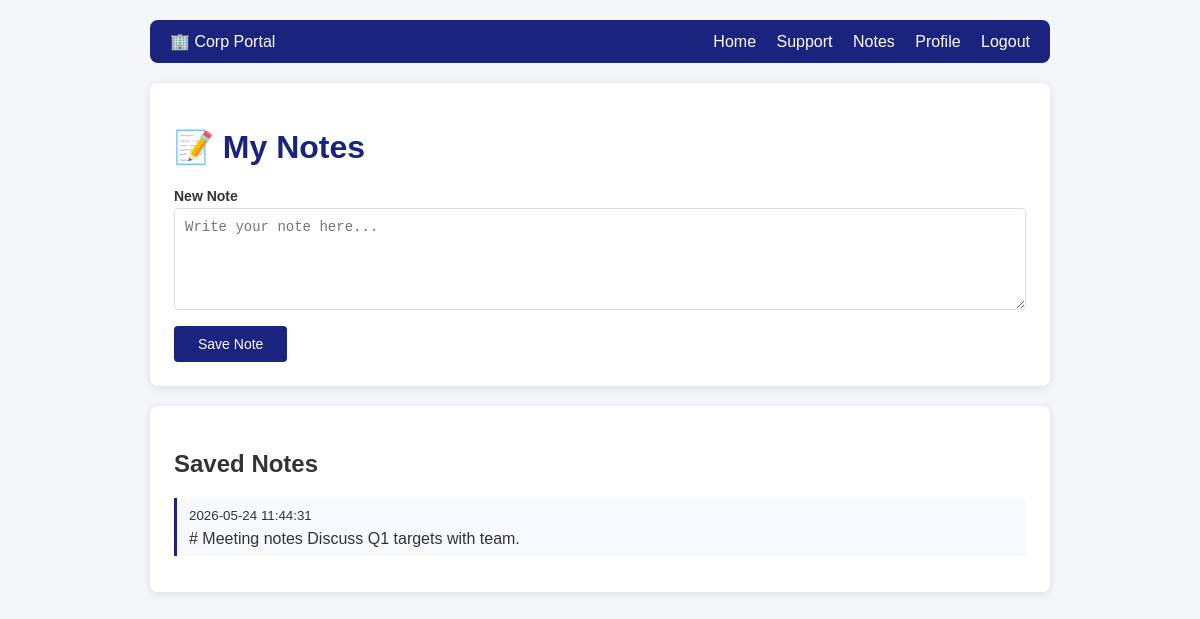
/portal/src/notes.php (signed in), run on the app's committed database.
### tables this page shows
CREATE TABLE IF NOT EXISTS notes (
    id         INT AUTO_INCREMENT PRIMARY KEY,
    user_id    INT,
    content    TEXT,
    created_at TIMESTAMP DEFAULT CURRENT_TIMESTAMP,
    FOREIGN KEY (user_id) REFERENCES users(id)
);

### portal/src/notes.php (the view, shortened to what this page needs)
<?php
require_once __DIR__ . '/db.php';
$stmt = $pdo->prepare("SELECT id, content, created_at FROM notes WHERE user_id = ? ORDER BY created_at DESC");
$stmt->execute([$_SESSION['user_id']]);
$notes = $stmt->fetchAll();
?>
<!DOCTYPE html>
<html lang="en">
<head>
    <link rel="stylesheet" href="/static/style.css">
</head>
<body>
<div class="container">
    <div class="navbar">
        <span>🏢 Corp Portal</span>
        <div>
            <a href="/dashboard.php">Home</a>
            <a href="/support.php">Support</a>
            <a href="/notes.php">Notes</a>
            <a href="/profile.php">Profile</a>
            <a href="/logout.php">Logout</a>
        </div>
    </div>
    <div class="card">
        <h1>📝 My Notes</h1>
        <form method="POST" action="/notes.php">
            <label>New Note</label>
            <textarea name="content" id="note_content" rows="5" placeholder="Write your note here..."></textarea>
            <button type="submit">Save Note</button>
        </form>
    </div>
    <?php if (!empty($notes)): ?>
    <div class="card">
        <h2>Saved Notes</h2>
        <?php foreach ($notes as $note): ?>
            <div class="note-item">
                <small><?= htmlspecialchars($note['created_at']) ?></small>
                <div class="note-content">
                    <?php
                    echo $note['content'];
                    ?>
                </div>
            </div>
        <?php endforeach; ?>
    </div>
    <?php endif; ?>
</div>
</body>
</html>

### portal/src/static/style.css (style rules this page uses)
body { font-family: Arial, sans-serif; margin: 0; background: #f4f6f9; color: #333; }
.container { max-width: 900px; margin: 0 auto; padding: 20px; }
.navbar { display: flex; justify-content: space-between; align-items: center; background: #1a237e; color: white; padding: 12px 20px; border-radius: 8px; margin-bottom: 20px; }
.navbar a { color: white; text-decoration: none; margin-left: 16px; }
.card { background: white; border-radius: 8px; padding: 24px; margin-bottom: 20px; box-shadow: 0 2px 8px rgba(0,0,0,0.1); }
h1 { color: #1a237e; }
label { display: block; margin: 12px 0 4px; font-weight: bold; font-size: 14px; }
input[type=text], input[type=password], input[type=email], textarea { width: 100%; padding: 10px; border: 1px solid #ddd; border-radius: 4px; box-sizing: border-box; font-size: 14px; }
button[type=submit] { background: #1a237e; color: white; border: none; padding: 10px 24px; border-radius: 4px; cursor: pointer; margin-top: 12px; font-size: 14px; }
.note-item { border-left: 3px solid #1a237e; padding: 8px 12px; margin-bottom: 12px; background: #f8f9ff; }
.note-content { margin-top: 6px; }

### data on the page
notes: created_at "2026-05-24 11:44:31", content "# Meeting notes Discuss Q1 targets with team."
